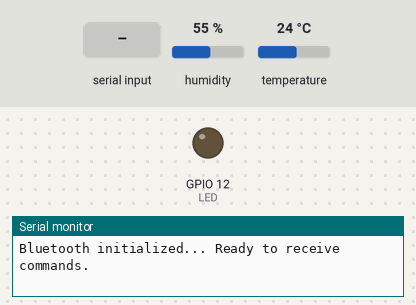
A sketch run on a simulated ESP32. Shown: output pins drawn as LEDs (lit = HIGH), the last lines printed to the serial monitor. The inputs (shaded band) are chosen by the test bench; at power-on: humidity 55 %, temperature 24 °C. Nothing arrives over Bluetooth unless stated.

Above: at 4.8 s.
4.9 s: "O" received over the second serial link
At 7.2 s:
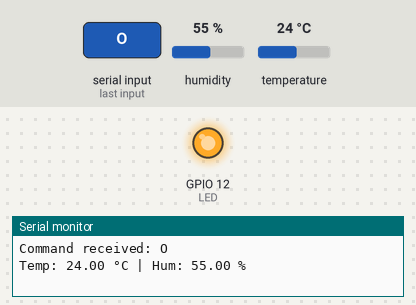
7.6 s: "F" received over the second serial link
At 8.4 s:
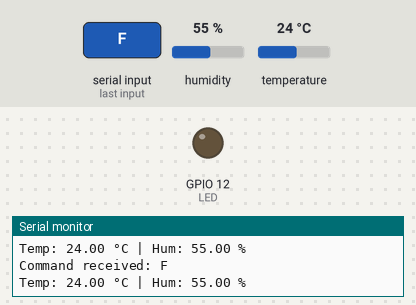
Timing chart, 0 to 10.6 s (numbered marks = the images above; inputs shaded):
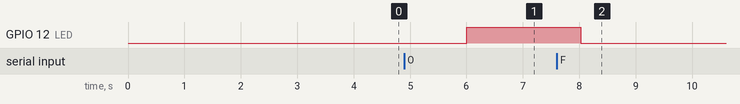

The sketch:

sketch_dec3b.ino
```cpp
#include "BluetoothSerial.h"
#include <DHT.h>
BluetoothSerial SerialBT;
#define DHTPIN 22
#define DHTTYPE DHT11
DHT dht(DHTPIN, DHTTYPE);
const int LED = 12;
char command;
void setup()
{
  Serial.begin(9600);
  SerialBT.begin("Group4");
  Serial.println("Bluetooth initialized... Ready to receive commands.");
  pinMode(LED,OUTPUT);
  dht.begin();
}

void loop()
{
  if(SerialBT.available())
  {
    command = SerialBT.read();
    Serial.print("Command received: ");
    Serial.println(command);

    switch (command)
    {
      case 'O':
        digitalWrite(LED,HIGH);break;
      case 'F':
        digitalWrite(LED,LOW);break;
    }

    float temp = dht.readTemperature();
    float hum  = dht.readHumidity();
    if (!isnan(temp) && !isnan(hum))
    {
      SerialBT.print("Temp: ");
      SerialBT.print(temp);
      SerialBT.print(" °C | Hum: ");
      SerialBT.print(hum);
      SerialBT.println(" %");
      Serial.print("Temp: ");
      Serial.print(temp);
      Serial.print(" °C | Hum: ");
      Serial.print(hum);
      Serial.println(" %");
    }
    else {
      Serial.println("Failed to read from DHT11 sensor!");
    }
  }
  delay(2000);
}
```

Measured:
- after the input at 4.9 s, GPIO 12 (LED): LOW → HIGH after 1.1 s
- after the input at 7.6 s, GPIO 12 (LED): HIGH → LOW after 0.42 s
